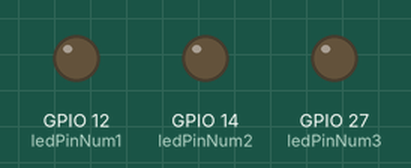
Simulated run of this program. Board: ESP32. Parts: output pins drawn as LEDs (lit = HIGH). WiFi joins after 1.5 s; servers stay silent unless stated; uploads are accepted with an empty reply; not simulated (calls return 0 or success): secret.h; what the program prints to the serial monitor is not drawn.

Above: at 2.6 s.
At 7.0 s:
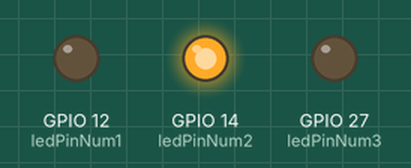
At 9.2 s:
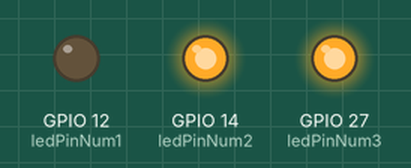
At 11.4 s:
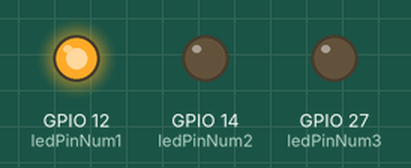
At 15.8 s:
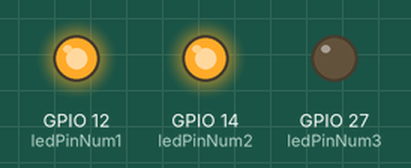
At 22.4 s:
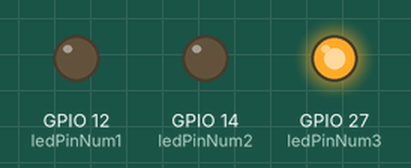
Timing chart, 0 to 24.4 s (numbered marks = the images above):
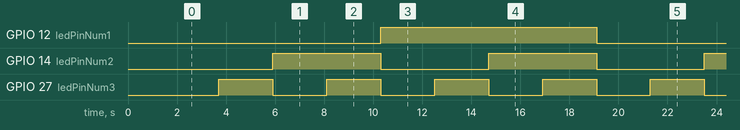

Measured:
- by itself, GPIO 12 (ledPinNum1): alternates HIGH for 8.8 s and LOW for 8.8 s
- by itself, GPIO 14 (ledPinNum2): alternates HIGH for 4.4 s and LOW for 4.4 s
- by itself, GPIO 27 (ledPinNum3): alternates HIGH for 2.2 s and LOW for 2.2 s

The program:

main.cpp
```cpp
#include <Arduino.h>
#include <WiFi.h>
#include <HTTPClient.h>
#include <ArduinoJson.h>
#include "secret.h"

char * endpoint = "https://ecse-three-led-api-v2.onrender.com/api/state";

const int ledPinNum1 = 12;
const int ledPinNum2 = 14;
const int ledPinNum3 = 27;


bool led_sequence [8][3]= { {false, false, false},
                            {false, false, true},
                            {false, true,  false},
                            {false, true,  true},
                            {true,  false, false},
                            {true,  false, true},
                            {true,  true,  false},
                            {true,  true,  true},
                           };


void setup() {
  // put your setup code here, to run once:
  Serial.begin(9600);
  pinMode(ledPinNum1, OUTPUT);
  pinMode(ledPinNum2, OUTPUT);
  pinMode(ledPinNum3, OUTPUT);
  WiFi.begin(WIFI_SSID, WIFI_PASS); //these should be stored in secret.h and .getignore to hide from public

  Serial.println("Connecting");
  while (WiFi.status()!= WL_CONNECTED){
    delay (500);
    Serial.print(".");
  }
  Serial.print("");
  Serial.print("connected to WiFi network with IP Address: ");
  Serial.println (WiFi.localIP());
}


void loop() {
  //this check for the internet conectivity status
  if (WiFi.status()== WL_CONNECTED){
    HTTPClient http;

    String http_response;
    http.begin(endpoint);                               //starts the connection to the server

    for (int i = 0; i < 8; i++)
    {

    http.addHeader("X-API-Key", API_KEY);
    StaticJsonDocument<1024> doc;                      //create so we can put thing in this
    doc["light_switch_1"] = led_sequence[i][0];
    doc["light_switch_2"] = led_sequence[i][1];
    doc["light_switch_3"] = led_sequence[i][2];

    digitalWrite(ledPinNum1, led_sequence[i][0]);
    digitalWrite(ledPinNum2, led_sequence[i][1]);
    digitalWrite(ledPinNum3, led_sequence[i][2]);


    String httpRequest;
    serializeJson(doc,httpRequest);
    int httpResponseCode = http.PUT(httpRequest);     //This is to do a get request
                                                      //this code return an integer (status code)

    if (httpResponseCode > 0){
      Serial.print("HTTP Response Code:  ");
      Serial.println(httpResponseCode);

      Serial.print("Response from server: ");
      http_response = http.getString(); //this is getting a response from the server
      Serial.println(http_response);
    }
    else {
      Serial.print("Error code:  ");
      Serial.print(httpResponseCode);
    }
    delay(2000);
    }


    //free resourses
    http.end();
  }
  else{
    return;   //returns
  }
}
```
